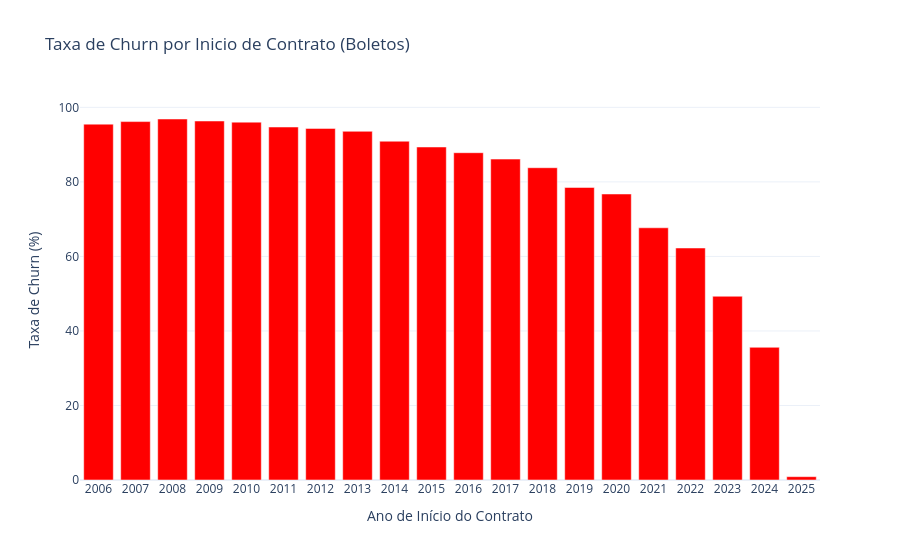

The notebook cell this image was saved under:
### Markdown cell above
### Taxa de Churn por Inicio de contrato

### Code cell
from pyspark.sql import functions as F
import plotly.graph_objects as go

def calcular_taxa_churn_anual_datas(sdf_final):
    """
    Calcula a taxa de churn anual com base no ano de início do contrato e gera um gráfico interativo.
    
    Parâmetros:
    sdf_final (DataFrame): DataFrame do Spark contendo as colunas 'data_inicio' e 'data_ultimo_boleto'.
    
    Retorno:
    None (exibe o gráfico interativo com Plotly)
    """
    # Agrupar os dados por 'ano_inicio' e calcular as métricas necessárias
    df_churn_anual = sdf_final.groupby('ano_inicio').agg(
        total_clientes=('ano_inicio', 'size'),  # Contagem total de clientes
        contratos_cancelados=('data_ultimo_boleto', lambda x: (x.notna()).sum())  # Contagem de contratos cancelados
    ).reset_index()

    # Calcular a taxa de churn
    df_churn_anual['taxa_churn'] = (df_churn_anual['contratos_cancelados'] / df_churn_anual['total_clientes']) * 100

    # Ordenar pelo 'ano_inicio'
    df_churn_anual = df_churn_anual.sort_values(by="ano_inicio").reset_index(drop=True)
    
    # Criar gráfico interativo com Plotly
    fig = go.Figure()
    fig.add_trace(go.Bar(
        x=df_churn_anual["ano_inicio"],
        y=df_churn_anual["taxa_churn"],
        marker_color="red",
        name="Taxa de Churn (%)"
    ))
    
    # Ajustes de layout
    fig.update_layout(
        title="Taxa de Churn por Inicio de Contrato (Boletos)",
        xaxis_title="Ano de Início do Contrato",
        yaxis_title="Taxa de Churn (%)",
        template="plotly_white",
        xaxis=dict(tickmode="linear")
    )
    
    # Exibir o gráfico
    fig.show()


calcular_taxa_churn_anual_datas(tabela_nova_df_2006)

### Figure 1 — Plotly figure (JSON) as saved in the notebook; plotly's stock layout.template omitted (floating-point values rounded to 4 significant figures)
{"data": [{"marker": {"color": "red"}, "name": "Taxa de Churn (%)", "type": "bar", "x": [2006, 2007, 2008, 2009, 2010, 2011, 2012, 2013, 2014, 2015, 2016, 2017, 2018, 2019, 2020, 2021, 2022, 2023, 2024, 2025], "y": [95.49, 96.18, 96.87, 96.34, 96.03, 94.72, 94.35, 93.57, 90.92, 89.36, 87.83, 86.12, 83.8, 78.51, 76.75, 67.68, 62.25, 49.31, 35.61, 0.8929]}], "layout": {"title": {"text": "Taxa de Churn por Inicio de Contrato (Boletos)"}, "xaxis": {"tickmode": "linear", "title": {"text": "Ano de Início do Contrato"}}, "yaxis": {"title": {"text": "Taxa de Churn (%)"}}}}
